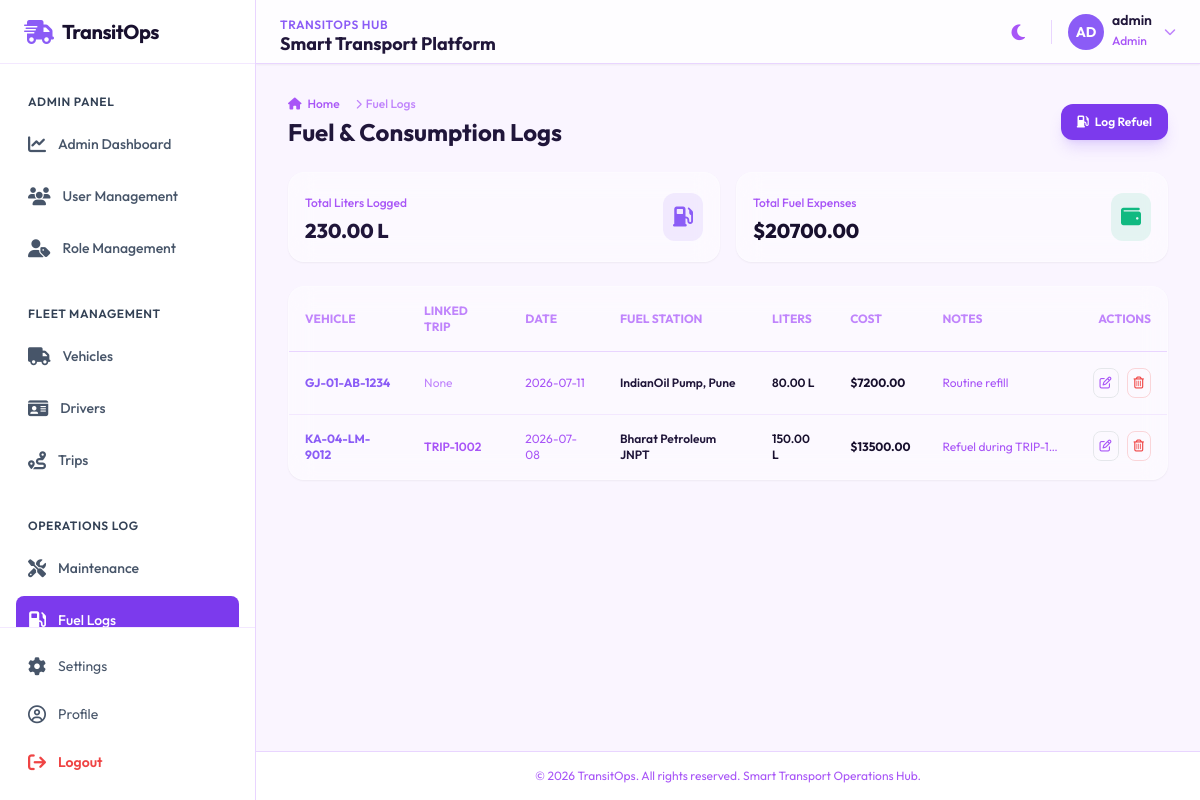
/fuel/ (signed in), run on the app's committed database.
### accounts/models.py (models this page shows, shortened)
class Profile(models.Model):
    ROLE_CHOICES = [
        ('Admin', 'Admin'),
        ('Fleet Manager', 'Fleet Manager'),
        ('Dispatcher', 'Dispatcher'),
        ('Safety Officer', 'Safety Officer'),
        ('Financial Analyst', 'Financial Analyst'),
    ]
    user = models.OneToOneField(User, on_delete=models.CASCADE, related_name='profile')
    role = models.CharField(max_length=50, choices=ROLE_CHOICES, default='Fleet Manager')
    phone = models.CharField(max_length=20, blank=True)
    photo = models.ImageField(upload_to='profiles/', blank=True, null=True)
    raw_password = models.CharField(max_length=128, blank=True, default='password123')

### fuel/models.py (models this page shows, shortened)
class FuelLog(models.Model):
    vehicle = models.ForeignKey(Vehicle, on_delete=models.CASCADE, related_name='fuel_logs')
    trip = models.ForeignKey(Trip, on_delete=models.SET_NULL, blank=True, null=True, related_name='fuel_logs')
    fuel_date = models.DateField()
    liters = models.DecimalField(max_digits=10, decimal_places=2)
    cost = models.DecimalField(max_digits=10, decimal_places=2)
    fuel_station = models.CharField(max_length=150)
    notes = models.TextField(blank=True)

### vehicles/models.py (models this page shows, shortened)
class Vehicle(models.Model):
    STATUS_CHOICES = [
        ('Available', 'Available'),
        ('On Trip', 'On Trip'),
        ('In Shop', 'In Shop'),
        ('Retired', 'Retired'),
    ]
    VEHICLE_TYPE_CHOICES = [
        ('Cargo Van', 'Cargo Van'),
        ('Light Truck', 'Light Truck'),
        ('Heavy Truck', 'Heavy Truck'),
        ('Semi-Trailer', 'Semi-Trailer'),
    ]
    registration_number = models.CharField(max_length=50, unique=True)
    name = models.CharField(max_length=100)
    model = models.CharField(max_length=100)
    vehicle_type = models.CharField(max_length=50, choices=VEHICLE_TYPE_CHOICES)
    max_load_capacity = models.DecimalField(max_digits=10, decimal_places=2, help_text="Maximum Load Capacity (kg)")
    current_odometer = models.PositiveIntegerField(help_text="Current Odometer (km)")
    acquisition_cost = models.DecimalField(max_digits=12, decimal_places=2)
    purchase_date = models.DateField()
    status = models.CharField(max_length=20, choices=STATUS_CHOICES, default='Available')
    image = models.ImageField(upload_to='vehicles/', blank=True, null=True)

### trips/models.py (models this page shows, shortened)
class Trip(models.Model):
    STATUS_CHOICES = [
        ('Draft', 'Draft'),
        ('Dispatched', 'Dispatched'),
        ('Completed', 'Completed'),
        ('Cancelled', 'Cancelled'),
    ]
    trip_number = models.CharField(max_length=50, unique=True)
    source = models.CharField(max_length=150)
    destination = models.CharField(max_length=150)
    vehicle = models.ForeignKey(Vehicle, on_delete=models.CASCADE, related_name='trips')
    driver = models.ForeignKey(Driver, on_delete=models.CASCADE, related_name='trips')
    cargo_weight = models.DecimalField(max_digits=10, decimal_places=2, help_text="Cargo Weight (kg)")
    expected_distance = models.DecimalField(max_digits=10, decimal_places=2, help_text="Expected Distance (km)")
    start_date = models.DateTimeField()
    end_date = models.DateTimeField(blank=True, null=True)
    status = models.CharField(max_length=20, choices=STATUS_CHOICES, default='Draft')
    notes = models.TextField(blank=True)

### accounts/decorators.py (the view)
        def wrapped_view(request, *args, **kwargs):
            if not request.user.is_authenticated:
                return redirect('login')
            user_role = None
            if hasattr(request.user, 'profile') and request.user.profile:
                user_role = request.user.profile.role
            if request.user.is_superuser or user_role == 'Admin' or user_role in roles:
                return view_func(request, *args, **kwargs)
            messages.error(request, f"Access denied. Your role '{user_role}' does not have permission to access this page.")
            if user_role == 'Admin':
                return redirect('admin_dashboard')
            else:
                return redirect('dashboard')

### fuel/views.py (called while the page is built)
@role_required('Dispatcher', 'Financial Analyst')
def fuel_list(request):
    fuel_logs = FuelLog.objects.all().order_by('-fuel_date')
    total_liters = sum(log.liters for log in fuel_logs)
    total_cost = sum(log.cost for log in fuel_logs)
    paginator = Paginator(fuel_logs, 10)
    page_number = request.GET.get('page')
    page_obj = paginator.get_page(page_number)
    return render(request, 'fuel/list.html', {
        'page_obj': page_obj,
        'total_liters': total_liters,
        'total_cost': total_cost,
    })

### templates/fuel/list.html (shortened to what this page needs)
{% extends 'base.html' %}
{% block breadcrumbs %}
<div class="mb-6 flex flex-wrap items-center justify-between gap-4">
    <div>
        <nav class="flex text-xs text-slate-500 dark:text-slate-400 font-medium" aria-label="Breadcrumb">
            <ol class="inline-flex items-center space-x-1 md:space-x-3">
                <li class="inline-flex items-center">
                    <a href="{% url 'dashboard' %}" class="inline-flex items-center gap-1.5 hover:text-blue-500">
                        <i class="fa-solid fa-house"></i> Home
                    </a>
                </li>
                <li>
                    <div class="flex items-center">
                        <i class="fa-solid fa-chevron-right text-[10px] mx-1 text-slate-400"></i>
                        <span class="text-slate-400 dark:text-slate-500">Fuel Logs</span>
                    </div>
                </li>
            </ol>
        </nav>
        <h2 class="text-2xl font-bold text-slate-800 dark:text-white mt-1">Fuel & Consumption Logs</h2>
    </div>
    <a href="{% url 'fuel_create' %}" class="flex items-center gap-1.5 rounded-xl bg-blue-600 px-4 py-2.5 text-xs font-semibold text-white shadow-lg shadow-blue-500/20 hover:bg-blue-500 transition-all">
        <i class="fa-solid fa-gas-pump"></i> Log Refuel
    </a>
</div>
{% endblock %}
{% block content %}
<div class="grid grid-cols-1 md:grid-cols-2 gap-4 mb-6">
    <div class="rounded-2xl glass-card p-4 shadow-sm flex items-center justify-between">
        <div>
            <span class="text-xs text-slate-500 dark:text-slate-400 font-medium">Total Liters Logged</span>
            <h3 class="text-xl font-extrabold text-slate-800 dark:text-white mt-1">{{ total_liters|floatformat:2 }} L</h3>
        </div>
        <div class="rounded-xl bg-blue-500/10 p-2.5 text-blue-500">
            <i class="fa-solid fa-gas-pump text-xl"></i>
        </div>
    </div>
    <div class="rounded-2xl glass-card p-4 shadow-sm flex items-center justify-between">
        <div>
            <span class="text-xs text-slate-500 dark:text-slate-400 font-medium">Total Fuel Expenses</span>
            <h3 class="text-xl font-extrabold text-slate-850 dark:text-white mt-1">${{ total_cost|floatformat:2 }}</h3>
        </div>
        <div class="rounded-xl bg-emerald-500/10 p-2.5 text-emerald-500">
            <i class="fa-solid fa-wallet text-xl"></i>
        </div>
    </div>
</div>
<div class="rounded-2xl glass-card overflow-hidden shadow-sm">
    <div class="overflow-x-auto">
        <table class="w-full text-left text-xs">
            <thead>
                <tr class="border-b border-slate-200 dark:border-slate-800 text-slate-400 uppercase">
                    <th class="p-4">Vehicle</th>
                    <th class="p-4">Linked Trip</th>
                    <th class="p-4">Date</th>
                    <th class="p-4">Fuel Station</th>
                    <th class="p-4">Liters</th>
                    <th class="p-4">Cost</th>
                    <th class="p-4">Notes</th>
                    <th class="p-4 text-right">Actions</th>
                </tr>
            </thead>
            <tbody class="divide-y divide-slate-100 dark:divide-slate-800/80">
                {% for log in page_obj %}
                <tr class="hover:bg-slate-50/50 dark:hover:bg-slate-800/20 transition-colors">
                    <td class="p-4 font-semibold text-slate-850 dark:text-slate-200">
                        <a href="{% url 'vehicle_detail' pk=log.vehicle.pk %}" class="text-blue-500 hover:underline font-bold">{{ log.vehicle.registration_number }}</a>
                    </td>
                    <td class="p-4 text-slate-500 dark:text-slate-400">
                        {% if log.trip %}
                            <a href="{% url 'trip_detail' pk=log.trip.pk %}" class="hover:underline text-slate-650 dark:text-slate-300 font-semibold">{{ log.trip.trip_number }}</a>
                        {% else %}
                            <span class="text-slate-400 dark:text-slate-600">None</span>
                        {% endif %}
                    </td>
                    <td class="p-4 text-slate-500 dark:text-slate-400">{{ log.fuel_date|date:"Y-m-d" }}</td>
                    <td class="p-4 text-slate-550 dark:text-slate-350 font-semibold">{{ log.fuel_station }}</td>
                    <td class="p-4 text-slate-850 dark:text-slate-200 font-semibold">{{ log.liters }} L</td>
                    <td class="p-4 text-slate-850 dark:text-slate-250 font-bold">${{ log.cost }}</td>
                    <td class="p-4 text-slate-500 dark:text-slate-400 max-w-[150px] truncate" title="{{ log.notes }}">{{ log.notes|default:"-" }}</td>
                    <td class="p-4 text-right flex justify-end gap-2">
                        <a href="{% url 'fuel_update' pk=log.pk %}" class="rounded-lg border border-slate-350 dark:border-slate-700 dark:hover:border-slate-600 p-1.5 text-slate-500 dark:text-slate-450 hover:text-slate-700 dark:hover:text-white transition-colors">
                            <i class="fa-regular fa-pen-to-square"></i>
                        </a>
                        <a href="{% url 'fuel_delete' pk=log.pk %}" class="rounded-lg border border-red-500/20 hover:bg-red-500 hover:text-white text-red-500 p-1.5 transition-all">
                            <i class="fa-regular fa-trash-can"></i>
                        </a>
                    </td>
                </tr>
                {% endfor %}
            </tbody>
        </table>
    </div>
</div>
{% endblock %}

### templates/navbar.html (shortened to what this page needs)
<header class="sticky top-0 z-30 flex h-16 w-full items-center justify-between border-b border-slate-200 bg-white/80 px-4 shadow-sm backdrop-blur dark:border-slate-800 dark:bg-slate-900/80 md:px-6">
    <div class="flex items-center gap-3">
        <div class="hidden sm:block">
            <span class="text-xs font-semibold uppercase tracking-wider text-blue-500">TransitOps Hub</span>
            <h1 class="text-lg font-bold text-slate-800 dark:text-white leading-none">Smart Transport Platform</h1>
        </div>
    </div>
    <div class="flex items-center gap-4">
        <button id="theme-toggle" class="rounded-lg p-2.5 text-slate-500 hover:bg-slate-100 hover:text-slate-700 dark:text-slate-400 dark:hover:bg-slate-800 dark:hover:text-slate-200">
            <i class="fa-solid fa-moon dark:hidden text-lg"></i>
        </button>
        <div class="relative" id="profile-dropdown-container">
            <button id="profile-dropdown-btn" class="flex items-center gap-2 rounded-full focus:outline-none focus:ring-2 focus:ring-blue-500">
                {% if user.profile.photo %}
                    <img src="{{ user.profile.photo.url }}" alt="{{ user.username }}" class="h-9 w-9 rounded-full object-cover border border-slate-200 dark:border-slate-800">
                {% else %}
                    <div class="flex h-9 w-9 items-center justify-center rounded-full bg-blue-500 text-white font-bold text-sm uppercase">
                        {{ user.username|slice:":2" }}
                    </div>
                {% endif %}
                <div class="hidden text-left md:block">
                    <p class="text-sm font-semibold text-slate-800 dark:text-white leading-none">{{ user.username }}</p>
                    <span class="text-xs text-slate-500 dark:text-slate-400 font-medium">{{ user.profile.role|default:"Fleet Member" }}</span>
                </div>
                <i class="fa-solid fa-chevron-down text-xs text-slate-400 hidden md:block ml-1"></i>
            </button>
        </div>
    </div>
</header>

### static/css/custom.css (style rules this page uses)
* { transition: background-color 0.2s ease, border-color 0.2s ease; }
.glass-card { transition: transform 0.3s cubic-bezier(0.4, 0, 0.2, 1), box-shadow 0.3s cubic-bezier(0.4, 0, 0.2, 1); }

### templates/base.html (style rules this page uses)
.glass-card { background: rgba(255, 255, 255, 0.45); backdrop-filter: blur(12px); -webkit-backdrop-filter: blur(12px); border: 1px solid rgba(255, 255, 255, 0.25); }

### data on the page
FuelLog: vehicle.registration_number "GJ-01-AB-1234", shows "None", fuel_date "2026-07-11", fuel_station "IndianOil Pump, Pune", liters "80.00", cost "7200.00", notes "Routine refill"
FuelLog: vehicle.registration_number "KA-04-LM-9012", trip.trip_number "TRIP-1002", fuel_date "2026-07-08", fuel_station "Bharat Petroleum JNPT", liters "150.00", cost "13500.00", notes "Refuel during TRIP-1…"

### other printed values
{{ user.username|slice:":2" }} "AD"
{{ user.username }} "admin"
{{ user.profile.role|default:"Fleet Member" }} "Admin"
{{ total_liters|floatformat:2 }} "230.00"
{{ total_cost|floatformat:2 }} "20700.00"
